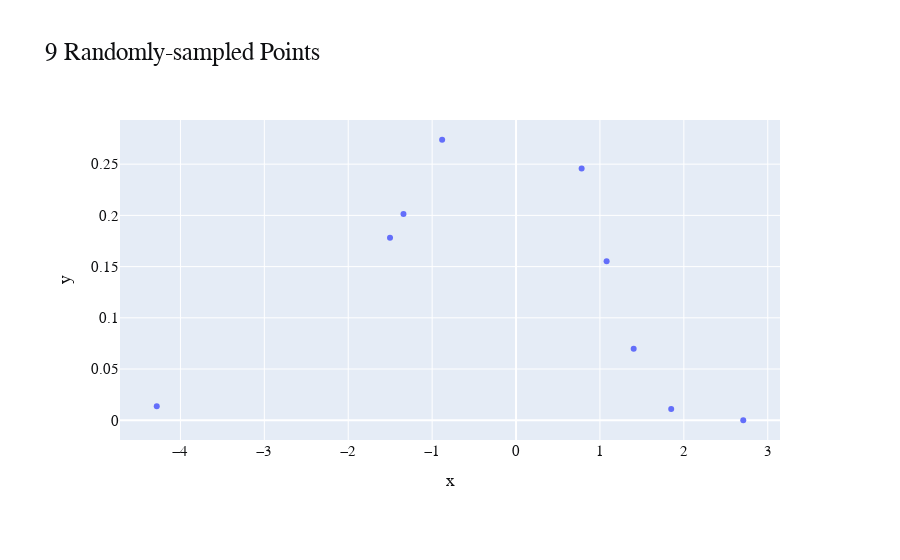
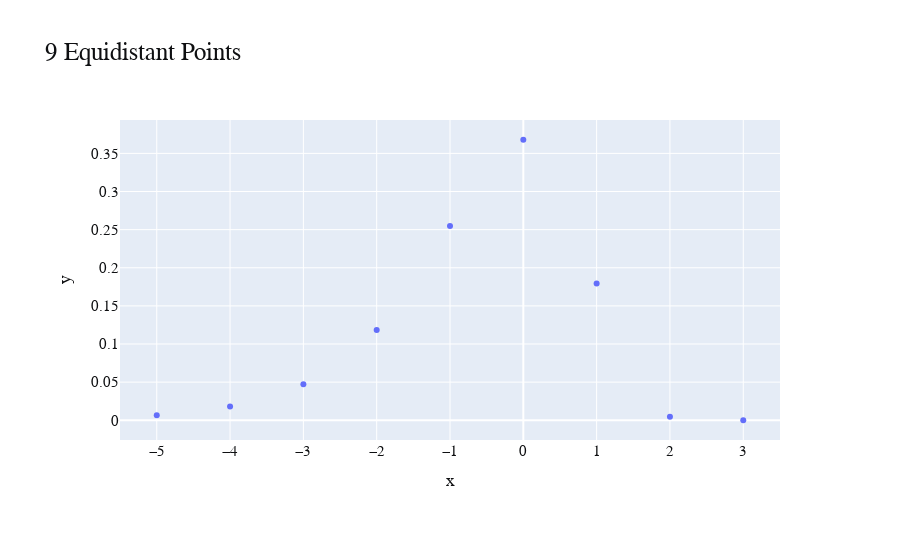
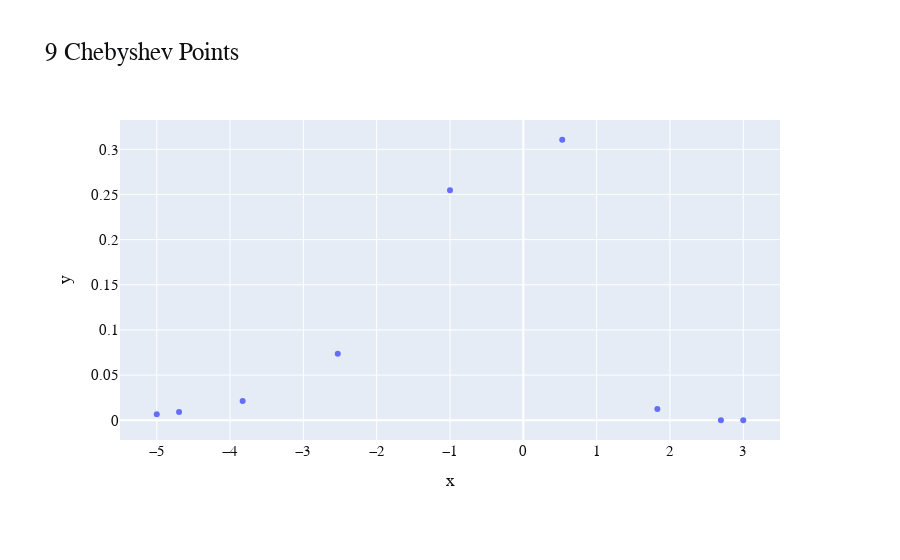

Notebook code cell kept with these figures, in order:
### Markdown cell above
### Getting the Points

### Code cell
start = -5
end = 3
n_points = 9
step_size = 1   

random_x_datapoints, random_y_datapoints = random_points(start, end, n_points)
fig = px.scatter(x=random_x_datapoints, y=random_y_datapoints)
fig.update_layout(
    title_text="9 Randomly-sampled Points",
    font_family="CMU Serif",
    font_size=15,
    title_font_size=25,
    font_color="#0e0f11",
    margin=dict(l=120, r=120, t=120, b=120)
)
fig.show()

equal_x_datapoints, equal_y_datapoints = equal_points(start, end, n_points)
fig = px.scatter(x=equal_x_datapoints, y=equal_y_datapoints)
fig.update_layout(
    title_text="9 Equidistant Points",
    font_family="CMU Serif",
    font_size=15,
    title_font_size=25,
    font_color="#0e0f11",
    margin=dict(l=120, r=120, t=120, b=120)
)
fig.show()

cheby_x_datapoints, cheby_y_datapoints = cheby_points(start, end, n_points)
fig = px.scatter(x=cheby_x_datapoints, y=cheby_y_datapoints)
fig.update_layout(
    title_text="9 Chebyshev Points",
    font_family="CMU Serif",
    font_size=15,
    title_font_size=25,
    font_color="#0e0f11",
    margin=dict(l=120, r=120, t=120, b=120)
)
fig.show()

### Figure 1 — Plotly figure (JSON) as saved in the notebook; plotly's stock layout.template omitted (floating-point values rounded to 4 significant figures)
{"data": [{"hovertemplate": "x=%{x}<br>y=%{y}<extra></extra>", "legendgroup": "", "marker": {"color": "#636efa", "symbol": "circle"}, "mode": "markers", "name": "", "orientation": "v", "showlegend": false, "type": "scatter", "x": [-4.282, -1.502, -1.342, -0.8808, 0.7815, 1.079, 1.402, 1.849, 2.708], "xaxis": "x", "y": [0.01362, 0.1782, 0.2013, 0.2738, 0.2458, 0.1551, 0.06986, 0.01105, 4.595e-06], "yaxis": "y"}], "layout": {"font": {"color": "#0e0f11", "family": "CMU Serif", "size": 15}, "legend": {"tracegroupgap": 0}, "margin": {"b": 120, "l": 120, "r": 120, "t": 120}, "title": {"font": {"size": 25}, "text": "9 Randomly-sampled Points"}, "xaxis": {"anchor": "y", "domain": [0, 1], "title": {"text": "x"}}, "yaxis": {"anchor": "x", "domain": [0, 1], "title": {"text": "y"}}}}

### Figure 2 — Plotly figure (JSON) as saved in the notebook; plotly's stock layout.template omitted (floating-point values rounded to 4 significant figures)
{"data": [{"hovertemplate": "x=%{x}<br>y=%{y}<extra></extra>", "legendgroup": "", "marker": {"color": "#636efa", "symbol": "circle"}, "mode": "markers", "name": "", "orientation": "v", "showlegend": false, "type": "scatter", "x": [-5, -4, -3, -2, -1, 0, 1, 2, 3], "xaxis": "x", "y": [0.006693, 0.01798, 0.04737, 0.1182, 0.2546, 0.3679, 0.1794, 0.004566, 3.801e-08], "yaxis": "y"}], "layout": {"font": {"color": "#0e0f11", "family": "CMU Serif", "size": 15}, "legend": {"tracegroupgap": 0}, "margin": {"b": 120, "l": 120, "r": 120, "t": 120}, "title": {"font": {"size": 25}, "text": "9 Equidistant Points"}, "xaxis": {"anchor": "y", "domain": [0, 1], "title": {"text": "x"}}, "yaxis": {"anchor": "x", "domain": [0, 1], "title": {"text": "y"}}}}

### Figure 3 — Plotly figure (JSON) as saved in the notebook; plotly's stock layout.template omitted (floating-point values rounded to 4 significant figures)
{"data": [{"hovertemplate": "x=%{x}<br>y=%{y}<extra></extra>", "legendgroup": "", "marker": {"color": "#636efa", "symbol": "circle"}, "mode": "markers", "name": "", "orientation": "v", "showlegend": false, "type": "scatter", "x": [-5, -4.696, -3.828, -2.531, -1.0, 0.5307, 1.828, 2.696, 3], "xaxis": "x", "y": [0.006693, 0.009053, 0.02128, 0.07351, 0.2546, 0.3105, 0.01233, 5.462e-06, 3.801e-08], "yaxis": "y"}], "layout": {"font": {"color": "#0e0f11", "family": "CMU Serif", "size": 15}, "legend": {"tracegroupgap": 0}, "margin": {"b": 120, "l": 120, "r": 120, "t": 120}, "title": {"font": {"size": 25}, "text": "9 Chebyshev Points"}, "xaxis": {"anchor": "y", "domain": [0, 1], "title": {"text": "x"}}, "yaxis": {"anchor": "x", "domain": [0, 1], "title": {"text": "y"}}}}
